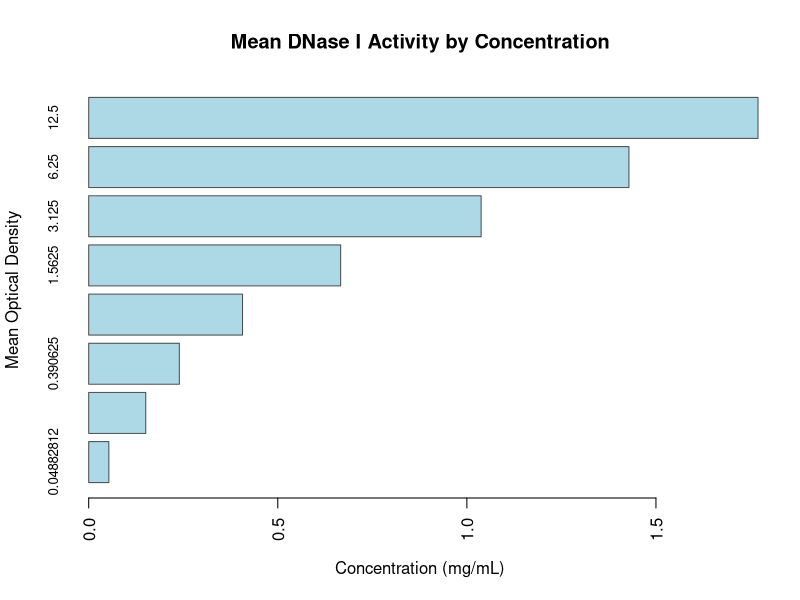
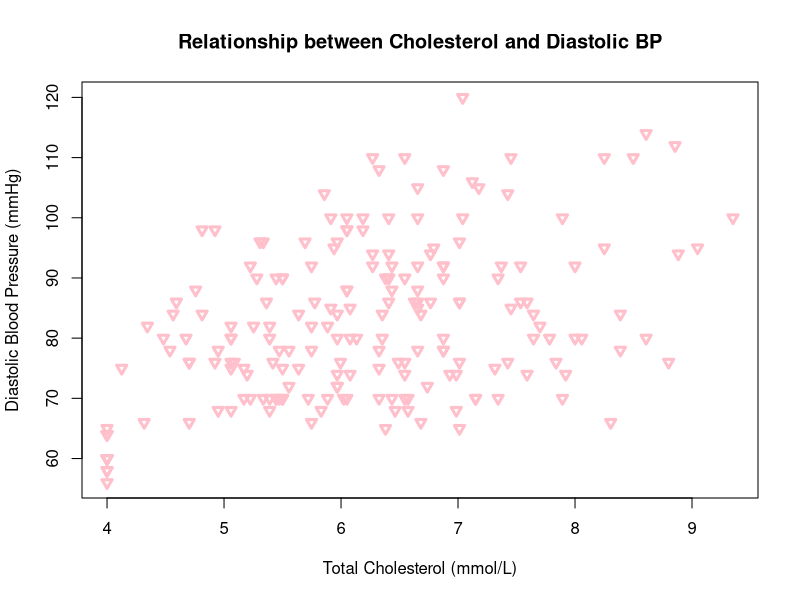
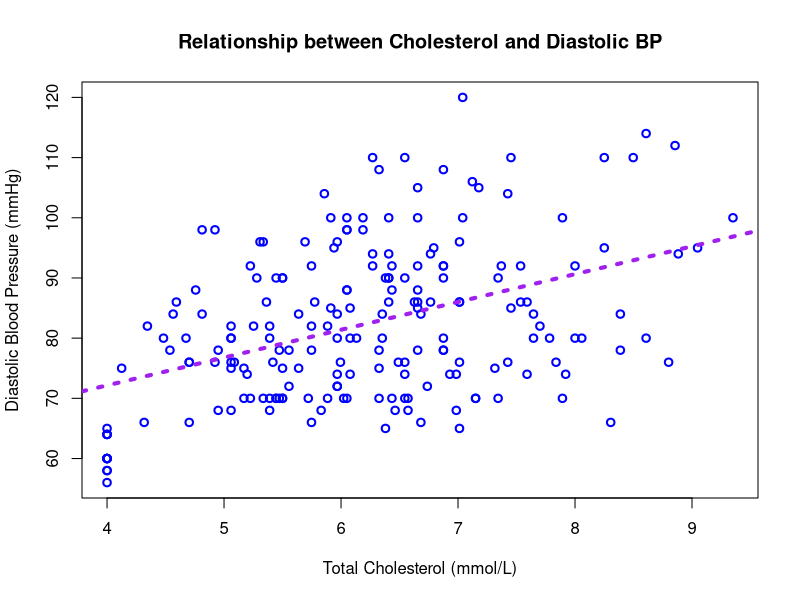
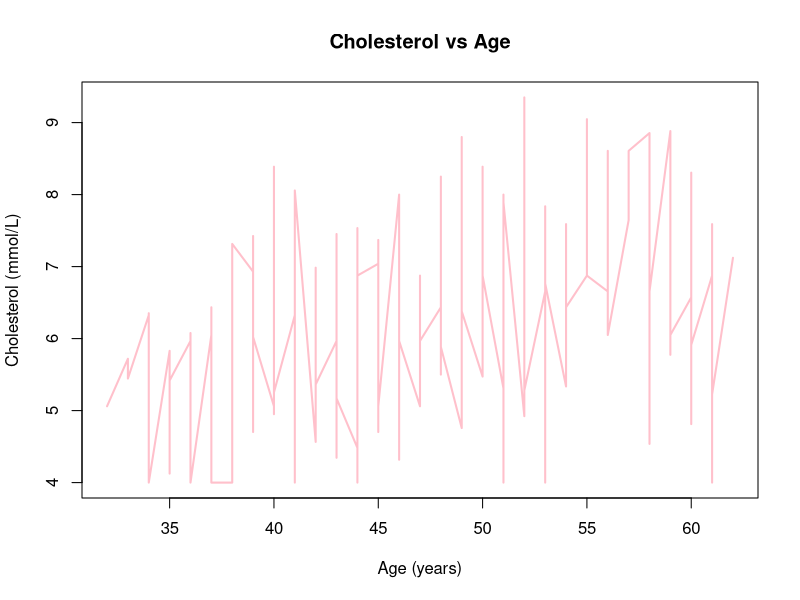
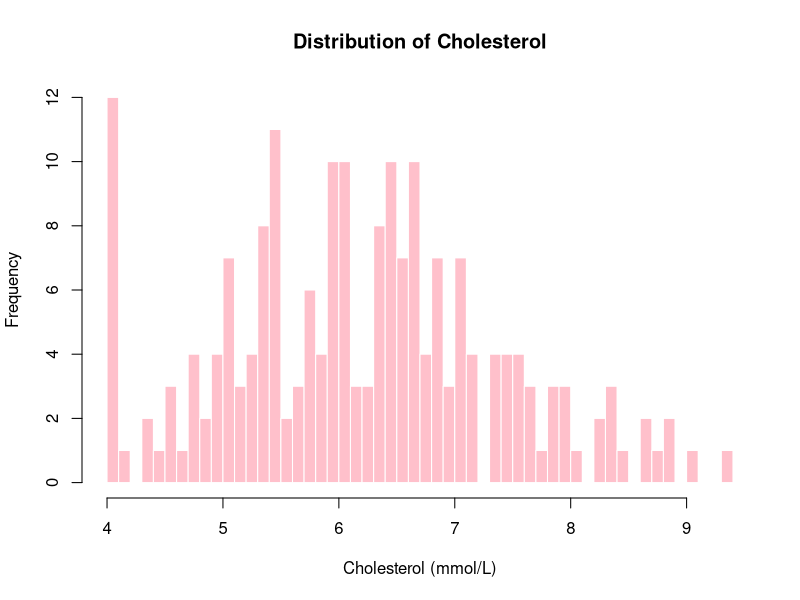
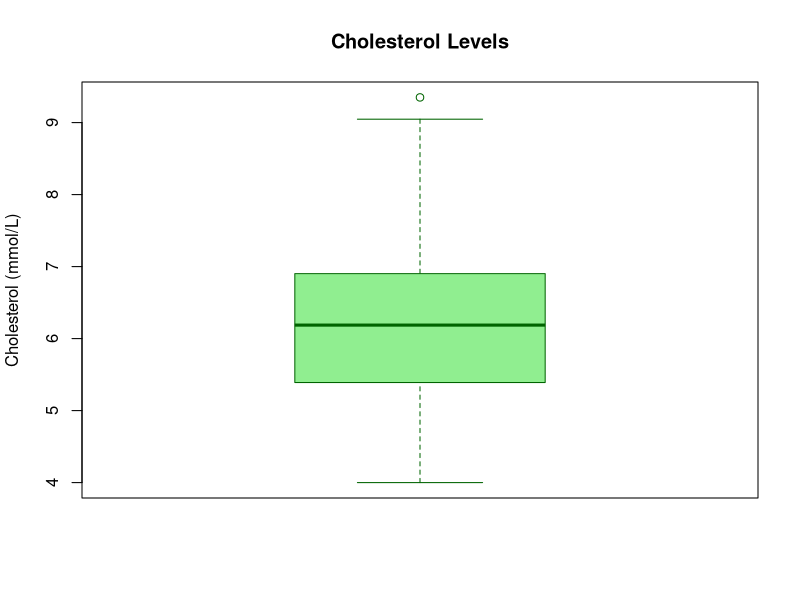
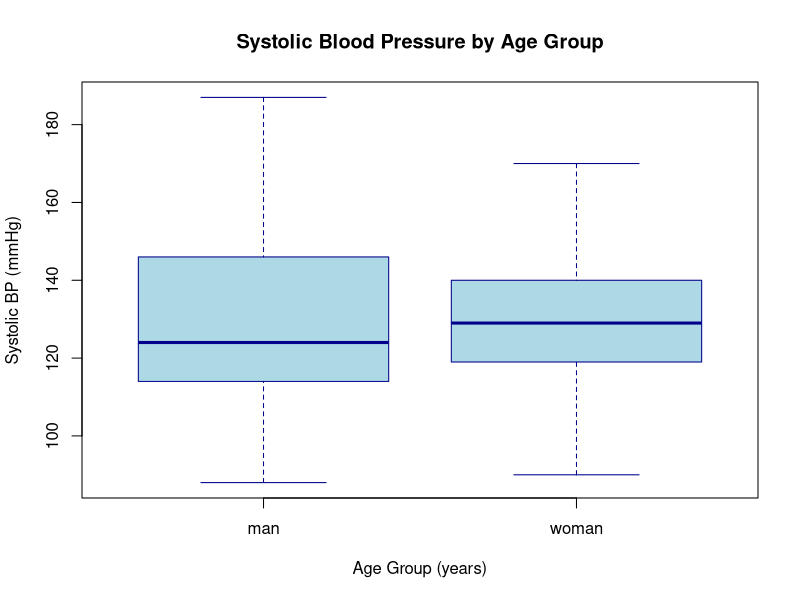

Write R code to recreate these figures, in order.



data(DNase)
head(DNase)


mean <- aggregate(density ~ conc,
                  data=DNase, FUN=mean)
mean


barplot(
  height = mean$density, # height is a vector of numeric values that determines the h
  names.arg = mean$conc, # names.arg is a vector of names of each bar
  col = "lightblue",
  border = "gray30",
  main = "Mean DNase I Activity by Concentration", # Main title of the plot
  xlab = "Concentration (mg/mL)", # Label for the X-axis
  ylab = "Mean Optical Density", # Label for the Y-axis
  las = 3, # rotate labels for clarity
  cex.names = 0.8, # adjust label size
  horiz = TRUE # make bars horizontal
) # Don't forget to close the parenthesis





library(readxl)
coronary <-read_excel("R-TUTORIALS/coronary.xlsx")
head(coronary)

plot(
  coronary$dbp ~ coronary$chol,
  type = "p",                      
  col = "pink",                    
  lwd = 3,                         
xlab = "Total Cholesterol (mmol/L)",  # x-axis label
ylab = "Diastolic Blood Pressure (mmHg)", # y-axis label
main = "Relationship between Cholesterol and Diastolic BP",
pch= 25
)


spearman_result <- cor.test(
  coronary$chol,
  coronary$dbp,
  method = "spearman",
  exact = FALSE # avoids warnings with tied ranks
)

spearman_result


plot(
  coronary$dbp ~ coronary$chol,
  type = "p",                      
  col = "blue",                    
  lwd = 2,                         
  # line plot
  # line color
  # line width
  xlab = "Total Cholesterol (mmol/L)",  # x-axis label
  ylab = "Diastolic Blood Pressure (mmHg)", # y-axis label
  main = "Relationship between Cholesterol and Diastolic BP"
)
abline(lm(dbp ~ chol, data = coronary), col = "purple", lwd = 4,lty = 3)



coronary <- coronary[order(coronary$age), ]
# Gráfico de líneas básico
plot(coronary$age, coronary$chol,
     type = "l", # "l" = line plot
     col = "pink",
     lwd = 2,
     xlab = "Age (years)",
     ylab = "Cholesterol (mmol/L)",
     main = "Cholesterol vs Age")


hist(coronary$chol,
     main = "Distribution of Cholesterol",
     xlab = "Cholesterol (mmol/L)",
     col = "pink",
     border = "white",
     breaks = 40,   # You can cange the number
)


boxplot(coronary$chol,
        main = "Cholesterol Levels",
        ylab = "Cholesterol (mmol/L)",
        col  = "lightgreen",
        border = "darkgreen"
)


boxplot(sbp ~ gender,
        data = coronary,
        main = "Systolic Blood Pressure by Age Group",
        xlab = "Age Group (years)",
        ylab = "Systolic BP (mmHg)",
        col = "lightblue",
        border = "darkblue"
)


anova_model <- aov(sbp ~ gender, data = coronary)
summary(anova_model)


shapiro.test(residuals(anova_model))


bartlett.test(sbp ~ gender, data = coronary)
